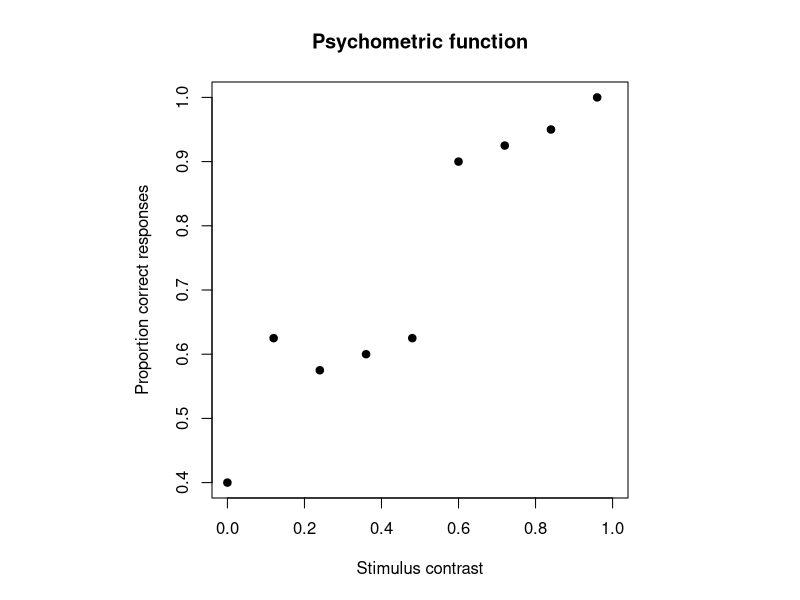
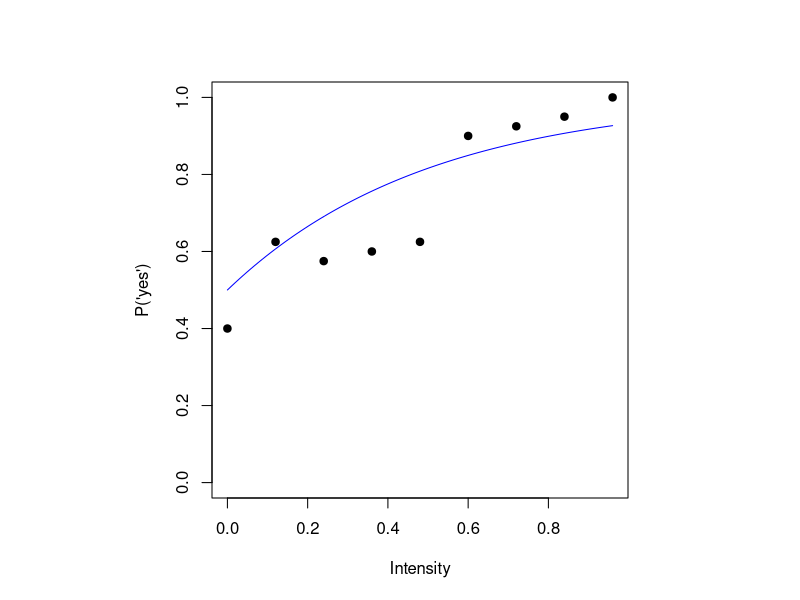
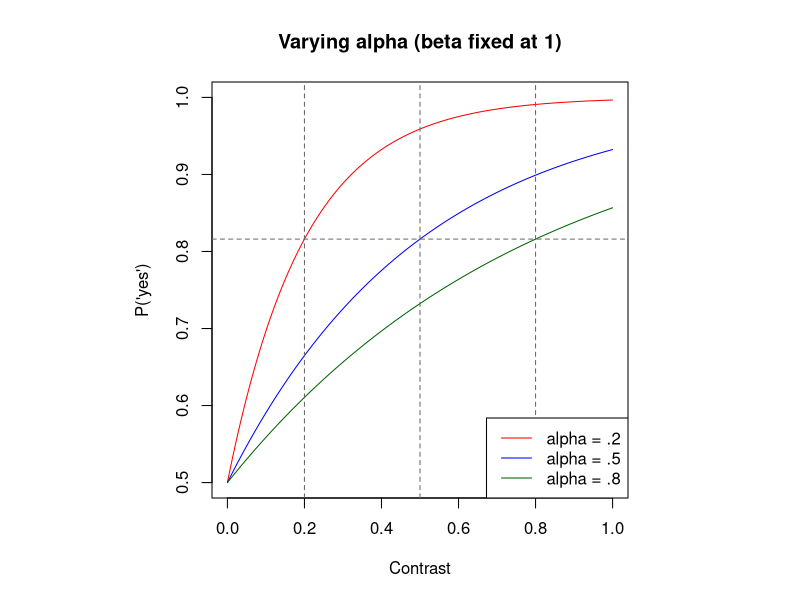
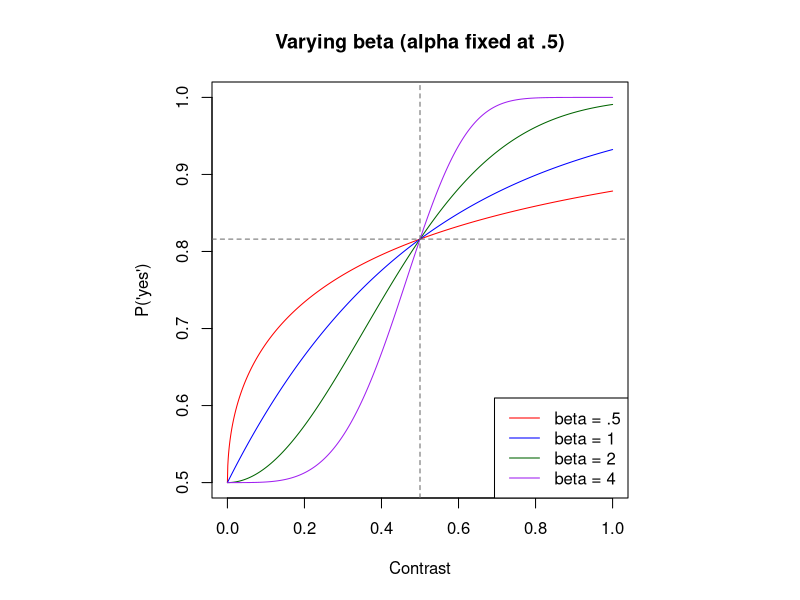
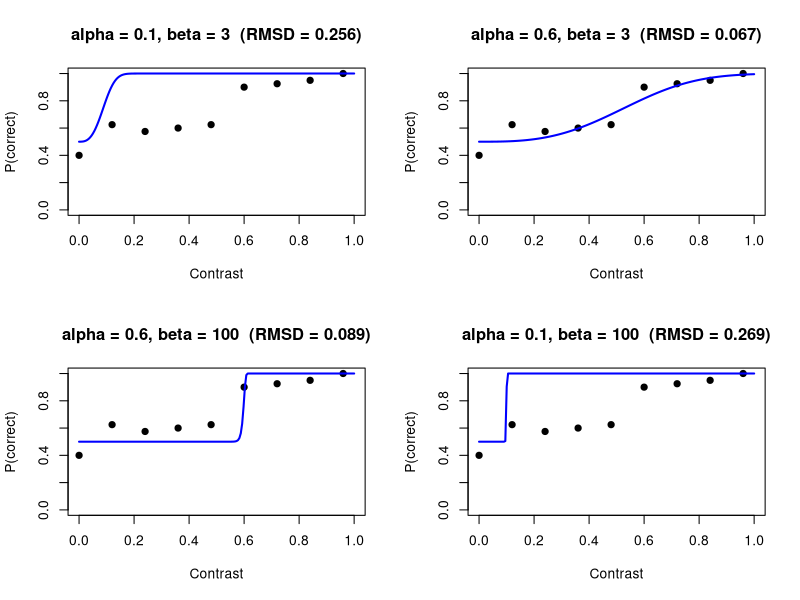
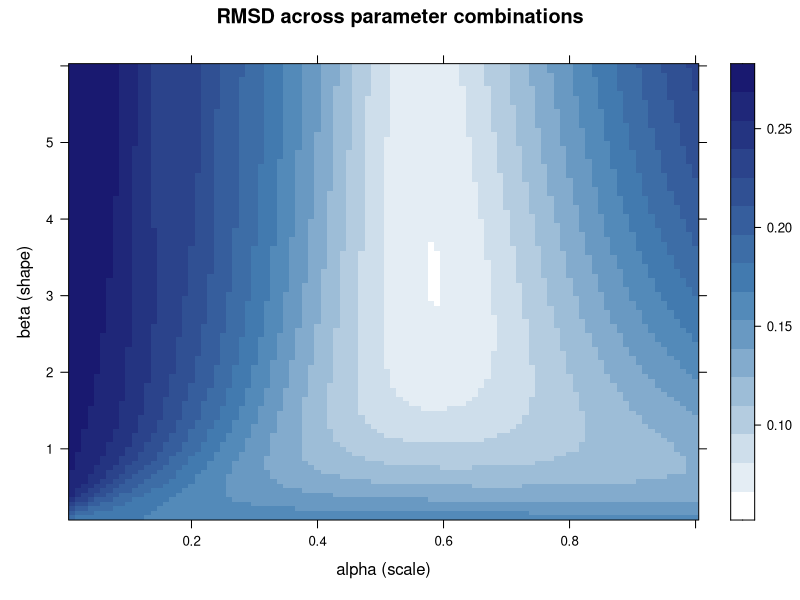
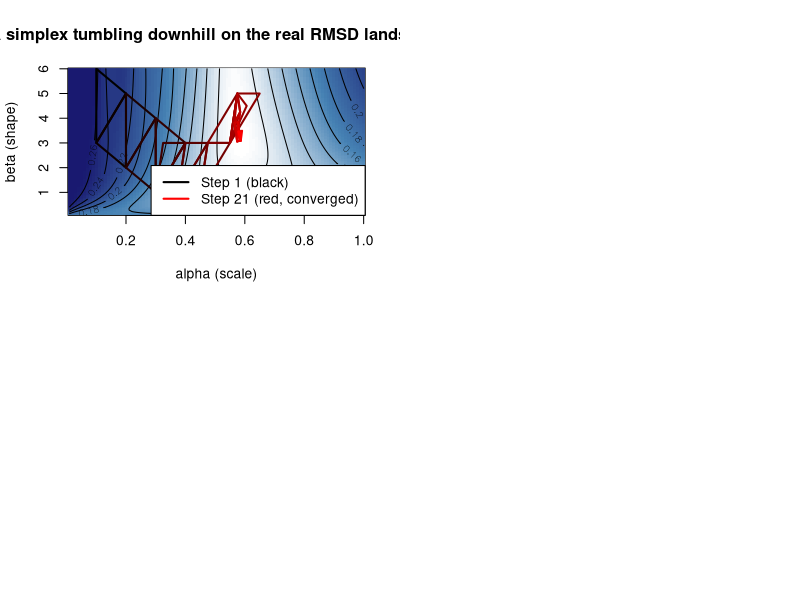
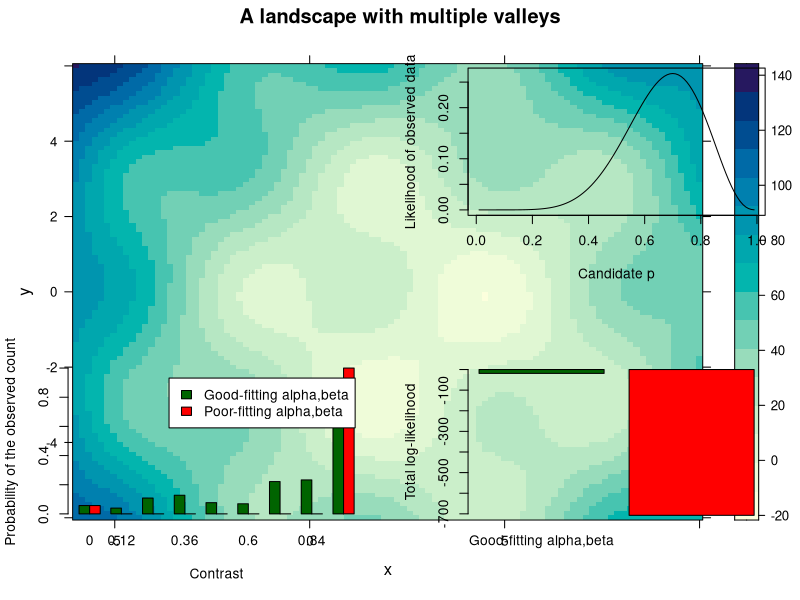

Recreate these plots in R, in order.
## ---- chunk 1
contrast <- seq(0,1,0.12)
n_trials <- rep(40, 9)
n_correct <- c(16, 25, 23, 24, 25, 36, 37, 38, 40)
prop_correct <- n_correct / n_trials

data <- data.frame(contrast, n_correct, n_trials, prop_correct)
data
## ---- chunk 2
# Set plot region to a physical square ("s")
old_par <- par(pty = "s")

plot(data$contrast, data$prop_correct, 
     pch = 19, 
     xlim = c(0, 1),
     ylim = c(0.4, 1), 
     xlab = "Stimulus contrast",
     ylab = "Proportion correct responses",
     main = "Psychometric function")

# Restore original default layout parameters ("m" for maximal/rectangular)
par(old_par)
## ---- chunk 3
psychometric_model <- function(alpha, beta, x) {
  y <- rep(0, length(x))
  valid <- x >= 0
  y[valid] <- 0.5 + 0.5*(1 - exp(-(x[valid] / alpha)^beta))
  y
}
## ---- chunk 4
old_par <- par(pty = "s")
plot(data$contrast, data$prop_correct, pch = 19, ylim = c(0, 1),
     xlab = "Intensity", ylab = "P('yes')")
curve(psychometric_model(.5, 1, x), add = TRUE, col = "blue")
# Restore original default layout parameters ("m" for maximal/rectangular)
par(old_par)
## ---- chunk 5
old_par <- par(pty = "s")

curve(psychometric_model(.2, 1, x),
      from = 0, to = 1, n = 1000,
      xlim = c(0, 1), ylim = c(.5, 1),
      col = "red",
      xlab = "Contrast",
      ylab = "P('yes')",
      main = "Varying alpha (beta fixed at 1)")

curve(psychometric_model(.5, 1, x),
      from = 0, to = 1, n = 1000,
      add = TRUE, col = "blue")

curve(psychometric_model(.8, 1, x),
      from = 0, to = 1, n = 1000,
      add = TRUE, col = "darkgreen")

# Horizontal line at the alpha/63% point
abline(h = 0.5 + 0.5 * (1 - exp(-1)),
       lty = 2, col = "gray40")

# Vertical lines at each alpha
abline(v = c(.2, .5, .8),
       lty = 2, col = "gray40")

legend("bottomright",
       legend = c("alpha = .2", "alpha = .5", "alpha = .8"),
       col = c("red", "blue", "darkgreen"),
       lty = 1)

par(old_par)
## ---- chunk 6
old_par <- par(pty = "s")

curve(psychometric_model(.5, .5, x),
      from = 0, to = 1, n = 1000,
      xlim = c(0, 1), ylim = c(.5, 1),
      col = "red",
      xlab = "Contrast", ylab = "P('yes')",
      main = "Varying beta (alpha fixed at .5)")

curve(psychometric_model(.5, 1, x),
      from = 0, to = 1, n = 1000,
      add = TRUE, col = "blue")

curve(psychometric_model(.5, 2, x),
      from = 0, to = 1, n = 1000,
      add = TRUE, col = "darkgreen")

curve(psychometric_model(.5, 4, x),
      from = 0, to = 1, n = 1000,
      add = TRUE, col = "purple")

# Horizontal line at the alpha/63% point
abline(h = 0.5 + 0.5 * (1 - exp(-1)),
       lty = 2, col = "gray40")

# Vertical lines at each alpha
abline(v = c( .5),
       lty = 2, col = "gray40")

legend("bottomright",
       legend = c("beta = .5", "beta = 1",
                  "beta = 2", "beta = 4"),
       col = c("red", "blue", "darkgreen", "purple"),
       lty = 1)

par(old_par)
## ---- chunk 7
rmsd <- function(params, data) {
  alpha <- params[1]
  beta <- params[2]
  predicted <- psychometric_model(alpha, beta, data$contrast)
  sqrt(mean((data$prop_correct - predicted)^2))
}

rmsd(c(.1, 2), data)    # a bad-ish guess
rmsd(c(.5, 1), data)   # a better guess

## ---- chunk 8
#| fig-width: 10
#| fig-height: 8

candidates <- list(
  c(alpha = 0.1, beta = 3),
  c(alpha = 0.6, beta = 3),
  c(alpha = 0.6, beta = 100),
  c(alpha = 0.1, beta = 100)
)

par(mfrow = c(2, 2))

for (cand in candidates) {
  
  x_pred <- seq(0, 1, length.out = 200)
  pred_curve <- psychometric_model(
    cand["alpha"],
    cand["beta"],
    x_pred
  )
  
  r <- round(rmsd(cand, data), 3)
  
  plot(data$contrast, data$prop_correct,
       pch = 19,
       xlim = c(0, 1),
       ylim = c(0, 1),
       xlab = "Contrast",
       ylab = "P(correct)",
       main = paste0(
         "alpha = ", cand["alpha"],
         ", beta = ", cand["beta"],
         "  (RMSD = ", r, ")"
       ))
  
  lines(x_pred, pred_curve, col = "blue", lwd = 2)
}
## ---- chunk 9
#| echo: false
## ---- chunk 10
alpha_vals <- seq(0.01, 1, length.out = 100)
beta_vals <- seq(0.1, 6, length.out = 100)
grid <- expand.grid(alpha = alpha_vals, beta = beta_vals)

grid$rmsd <- apply(grid, 1, function(row) rmsd(row, data))

dim(grid)
head(grid, 10)
## ---- chunk 11
best <- grid[which.min(grid$rmsd), ]
best
## ---- chunk 12
library(lattice)
cost_palette <- colorRampPalette(c("white", "steelblue", "midnightblue"))(100)
levelplot(rmsd ~ alpha * beta, data = grid,
          main = "RMSD across parameter combinations",
          xlab = "alpha (scale)", ylab = "beta (shape)",
          col.regions = cost_palette)
## ---- chunk 13
#| echo: false
triangle <- rbind(c(.1, 6), c(.1, 03), c(.2, 5))
triangle_history <- list(triangle)
max_iter <- 60
tol <- 1e-4

for (iter in 1:max_iter) {
  costs <- apply(triangle, 1, function(p) rmsd(p, data))
  if (diff(range(costs)) < tol) break

  worst <- which.max(costs)
  best  <- which.min(costs)
  centroid <- colMeans(triangle[-worst, , drop = FALSE])

  reflected <- centroid + (centroid - triangle[worst, ])
  reflected_cost <- rmsd(reflected, data)

  if (reflected_cost < costs[worst]) {
    triangle[worst, ] <- reflected                        # reflection improved things -- accept it
  } else {
    contracted <- centroid + 0.5 * (triangle[worst, ] - centroid)
    contracted_cost <- rmsd(contracted, data)
    if (contracted_cost < costs[worst]) {
      triangle[worst, ] <- contracted                      # contraction improved things -- accept it
    } else {
      best_point <- triangle[best, ]                       # neither helped -- shrink the whole triangle
      for (i in 1:3) {
        triangle[i, ] <- best_point + 0.5 * (triangle[i, ] - best_point)
      }
    }
  }
  triangle_history[[length(triangle_history) + 1]] <- triangle
}

n_steps <- length(triangle_history)

rmsd_matrix <- matrix(grid$rmsd, nrow = length(alpha_vals), ncol = length(beta_vals))
cost_palette <- colorRampPalette(c("white", "steelblue", "midnightblue"))(100)
image(alpha_vals, beta_vals, rmsd_matrix, col = cost_palette,
      xlab = "alpha (scale)", ylab = "beta (shape)",
      main = "A simplex tumbling downhill on the real RMSD landscape")
contour(alpha_vals, beta_vals, rmsd_matrix, add = TRUE, nlevels = 8)

step_colors <- colorRampPalette(c("black", "red"))(n_steps)
for (step in 1:n_steps) {
  tri <- triangle_history[[step]]
  polygon(tri[, 1], tri[, 2], border = step_colors[step], lwd = 2)
}
legend("bottomright", legend = c("Step 1 (black)", paste0("Step ", n_steps, " (red, converged)")),
       col = c("black", "red"), lty = 1, lwd = 2, bg = "white")
## ---- chunk 14
fit_rmsd <- optim(
  par = c(alpha = 4, beta = 1),
  fn = rmsd,
  data = data
)
fit_rmsd$par
fit_rmsd$value
## ---- chunk 15
toy_cost <- function(x, y) (x - 3)^2 + (y + 1)^2 + 15 * sin(x) * cos(y)

x_vals <- seq(-6, 10, length.out = 100)
y_vals <- seq(-6, 6, length.out = 100)
toy_grid <- expand.grid(x = x_vals, y = y_vals)
toy_grid$cost <- with(toy_grid, toy_cost(x, y))

levelplot(cost ~ x * y, data = toy_grid, main = "A landscape with multiple valleys")
## ---- chunk 16

alpha <- 0.5; beta <- 1; contrast_level <- 0.12; p <- psychometric_model(alpha, beta, contrast_level) # parameters -\> probability p

rbinom(1, size = 40, prob = p) # probability -\> simulated data

## ---- chunk 17

dbinom(25, size = 40, prob = p)   # data + probability -> likelihood 

## ---- chunk 18
detected <- c(1, 0, 1, 1, 0, 1, 1, 1, 0, 1)  # 10 presentations, 7 correct
sum(detected)
## ---- chunk 19
dbinom(sum(detected), size = 10, prob = 0.5)
dbinom(sum(detected), size = 10, prob = 0.7)
## ---- chunk 20
p_vals <- seq(0.01, 0.99, by = 0.01)
likelihood <- sapply(p_vals, function(p) dbinom(sum(detected), 10, p))

plot(p_vals, likelihood, type = "l",
     xlab = "Candidate p", ylab = "Likelihood of observed data")
p_vals[which.max(likelihood)]
## ---- chunk 21
cand_good <- c(.6, 3)     # a good-fitting guess
cand_bad  <- c(.1, 4)     # a clearly poor-fitting guess

lik_good <- dbinom(data$n_correct, data$n_trials,
                   psychometric_model(cand_good[1], cand_good[2], data$contrast))
lik_bad  <- dbinom(data$n_correct, data$n_trials,
                   psychometric_model(cand_bad[1], cand_bad[2], data$contrast))

barplot(rbind(lik_good, lik_bad), beside = TRUE, names.arg = data$contrast,
        col = c("darkgreen", "red"), xlab = "Contrast",
        ylab = "Probability of the observed count",
        legend.text = c("Good-fitting alpha,beta", "Poor-fitting alpha,beta"))
## ---- chunk 22

clamp_prob <- function(p) pmin(pmax(p, 1e-6), 1 - 1e-6)

loglik_good <- sum(dbinom(data$n_correct, data$n_trials,
                          clamp_prob(psychometric_model(cand_good[1], cand_good[2], data$contrast)),
                          log = TRUE))
loglik_bad  <- sum(dbinom(data$n_correct, data$n_trials,
                          clamp_prob(psychometric_model(cand_bad[1], cand_bad[2], data$contrast)),
                          log = TRUE))

barplot(c("Good-fitting alpha,beta" = loglik_good, "Poor-fitting alpha,beta" = loglik_bad),
        ylab = "Total log-likelihood",
        col = c("darkgreen", "red"))
## ---- chunk 23
nll <- function(params, data) {
  alpha <- params[1]; beta <- params[2]
  predicted <- psychometric_model(alpha, beta, data$contrast)
  predicted <- pmin(pmax(predicted, 1e-6), 1 - 1e-6)
  -sum(dbinom(data$n_correct, data$n_trials, predicted, log = TRUE))
}
## ---- chunk 24
fit_mle <- optim(par = c(alpha = 4, beta = 1), fn = nll, data = data)
fit_mle$par
fit_rmsd$par
